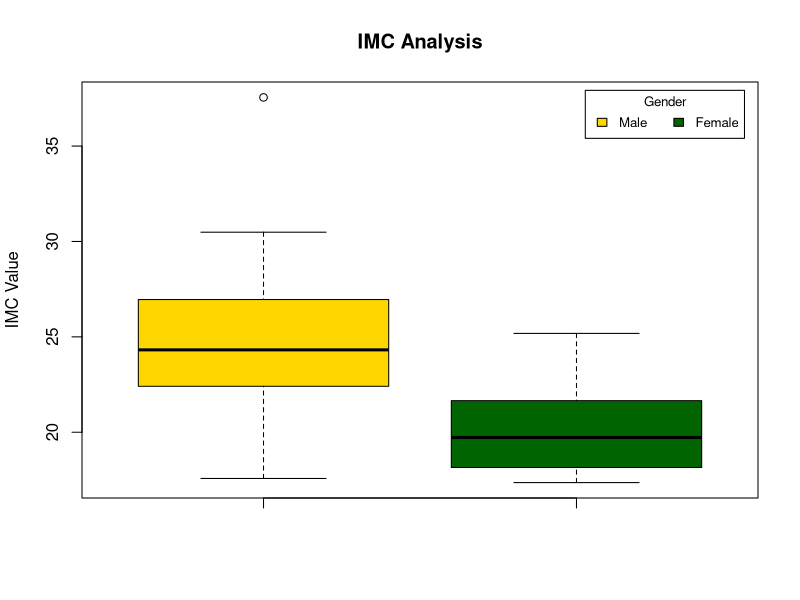
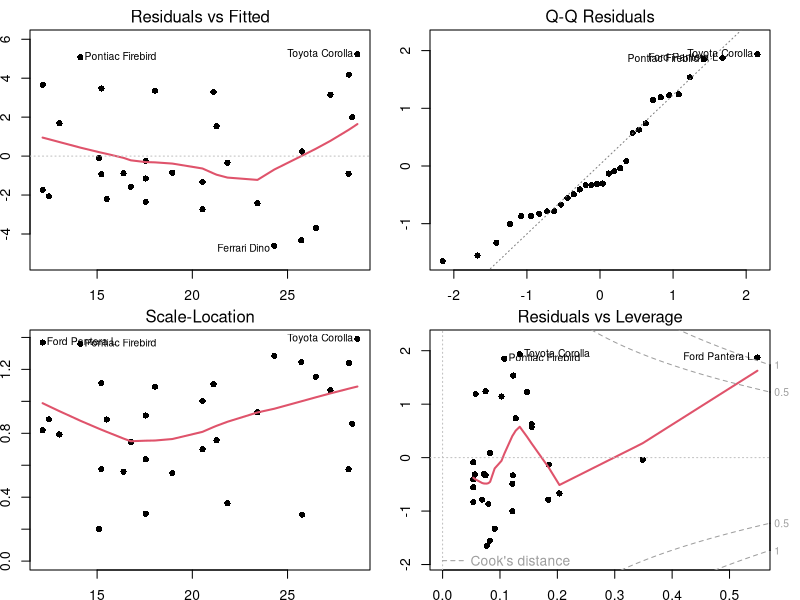

Here is the R script that generated these plots, in order:
## ---- chunk 1
# Loading dataset
dataset_2016 <- read.csv('data/imc_20162.csv', sep=',')
dataset_2017 <- read.csv('data/CS01_20172.csv', sep=';')


# Renaming columns
names(dataset_2017)[names(dataset_2017) == "Sex"] <- "Gender"
names(dataset_2017)[names(dataset_2017) == "height.m"] <- "Height.m"


# Selecting variables
model_var <- c("Height.m", "Weight.kg", "IMC")


# Calculating IMC
dataset_2016[,'IMC'] = dataset_2016[,'Weight.kg'] / (dataset_2016[,'Height.m'])^2
dataset_2017[,'IMC'] = dataset_2017[,'Weight.kg'] / (dataset_2017[,'Height.m'])^2


# Selecting PPGEE students
PPGEE_2016students <- dataset_2016[which(dataset_2016$Course == 'PPGEE'), ]


# Male students
male_students2016 <- PPGEE_2016students[which(PPGEE_2016students$Gender == 'M'), ]
male_students2017 <- dataset_2017[which(dataset_2017$Gender == 'M'), ]


# Female students
female_students2016 <- PPGEE_2016students[which(PPGEE_2016students$Gender == 'F'), ]
female_students2017 <- dataset_2017[which(dataset_2017$Gender == 'F'), ]


# Experiment dataset - Male x Female IMC
male_students <- rbind(male_students2016[model_var], male_students2017[model_var])
female_students <- rbind(female_students2016[model_var], female_students2017[model_var])

## ---- chunk 2
# Boxplot analysis

boxplot(male_students$IMC, female_students$IMC, main="IMC Analysis", col=(c("gold","darkgreen")),
        ylab="IMC Value")


legend("topright", inset=.02, title="Gender",
       c("Male","Female"), fill=(c("gold","darkgreen")), horiz=TRUE, cex=0.8)
## ---- chunk 3
model<-aov(mpg~am*disp,data=mtcars)
summary(model)
## ---- chunk 4
par(mfrow=c(2,2), mai=.3*c(1,1,1,1))
plot(model,pch=16,lty=1,lwd=2)
